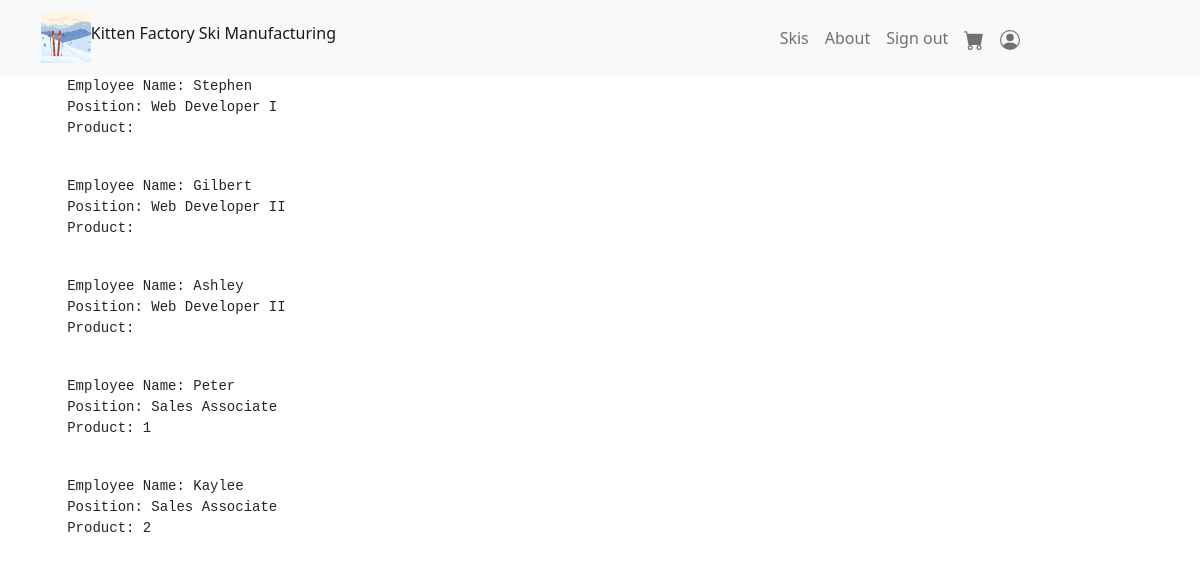
The app's page /view_employees/view_employees.php (signed in) with its own data.
### tables this page shows
CREATE TABLE employee (
	employee_id INT(11) NOT NULL AUTO_INCREMENT,
	username VARCHAR(100) UNIQUE NOT NULL,
	password VARCHAR(100) NOT NULL, 
	first_name VARCHAR(50) NOT NULL,
	last_name VARCHAR(50) NOT NULL,
	position VARCHAR(50),
	product_id INT(11),
	PRIMARY KEY(employee_id),
	FOREIGN KEY(product_id) REFERENCES product(product_id)
);

### view_employees/view_employees.php (the view, shortened to what this page needs)
<!DOCTYPE html>
<html lang="en">
	<head>
		<link href="https://cdn.jsdelivr.net/npm/bootstrap@5.1.3/dist/css/bootstrap.min.css" rel="stylesheet">
	</head>
</html>
<?php
require_once("../login/logininfo.php");
$query = "select first_name, last_name, position, product_id from employee";
$conn = new mysqli($hn, $un, $pw, $db);
$result = $conn->query($query);
$rows = $result->num_rows;
for($j=0; $j<$rows; ++$j){
$row = $result->fetch_array(MYSQLI_ASSOC);
echo <<<_END
	<pre>
	Employee Name: $row[first_name]
	Position: $row[position]
	Product: $row[product_id]
	</pre>
_END;
}
?>

### records on screen
employee: first_name "Stephen", position "Web Developer I"
employee: first_name "Gilbert", position "Web Developer II"
employee: first_name "Ashley", position "Web Developer II"
employee: first_name "Peter", position "Sales Associate", product "1"
employee: first_name "Kaylee", position "Sales Associate", product "2"
